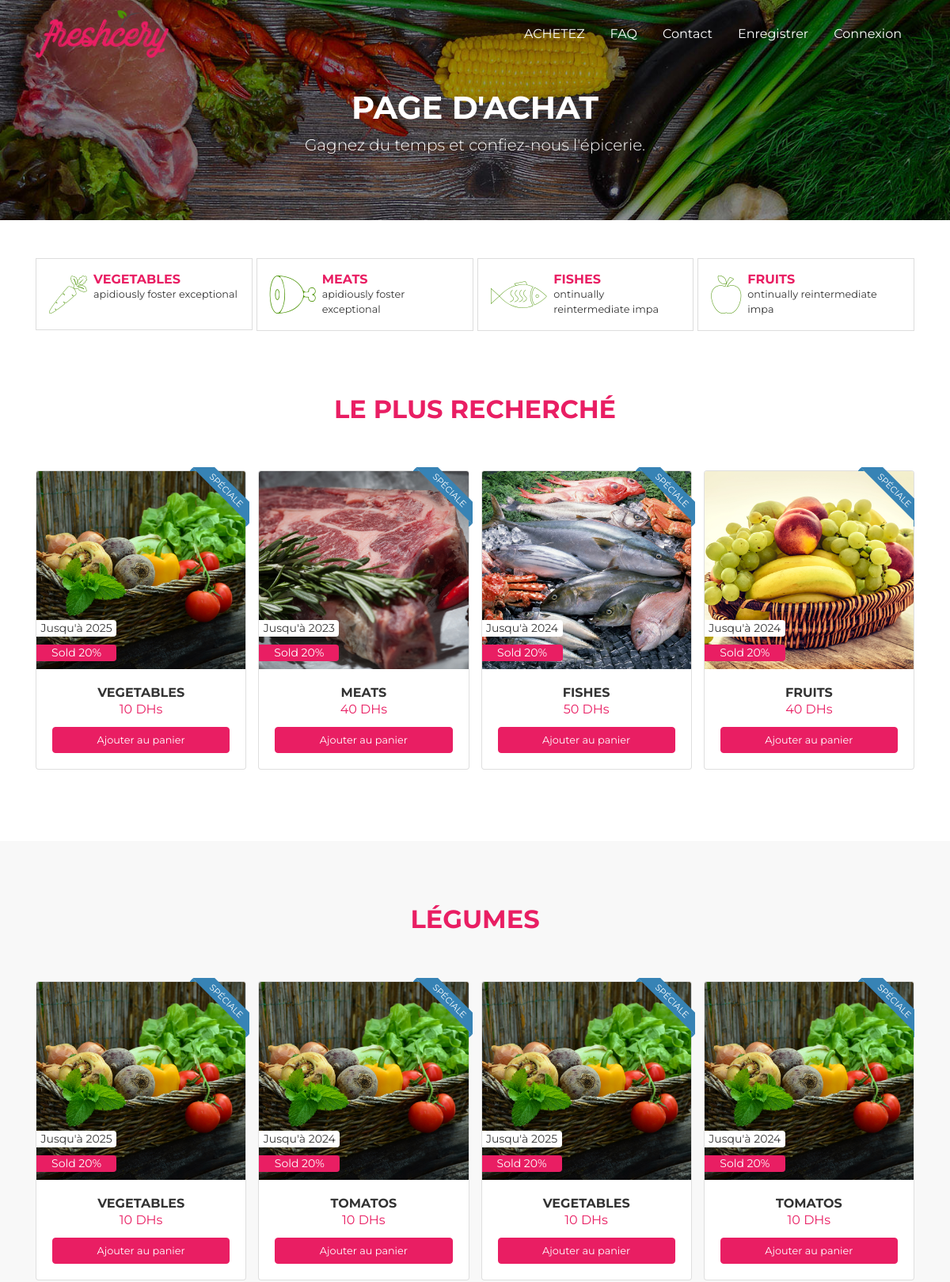
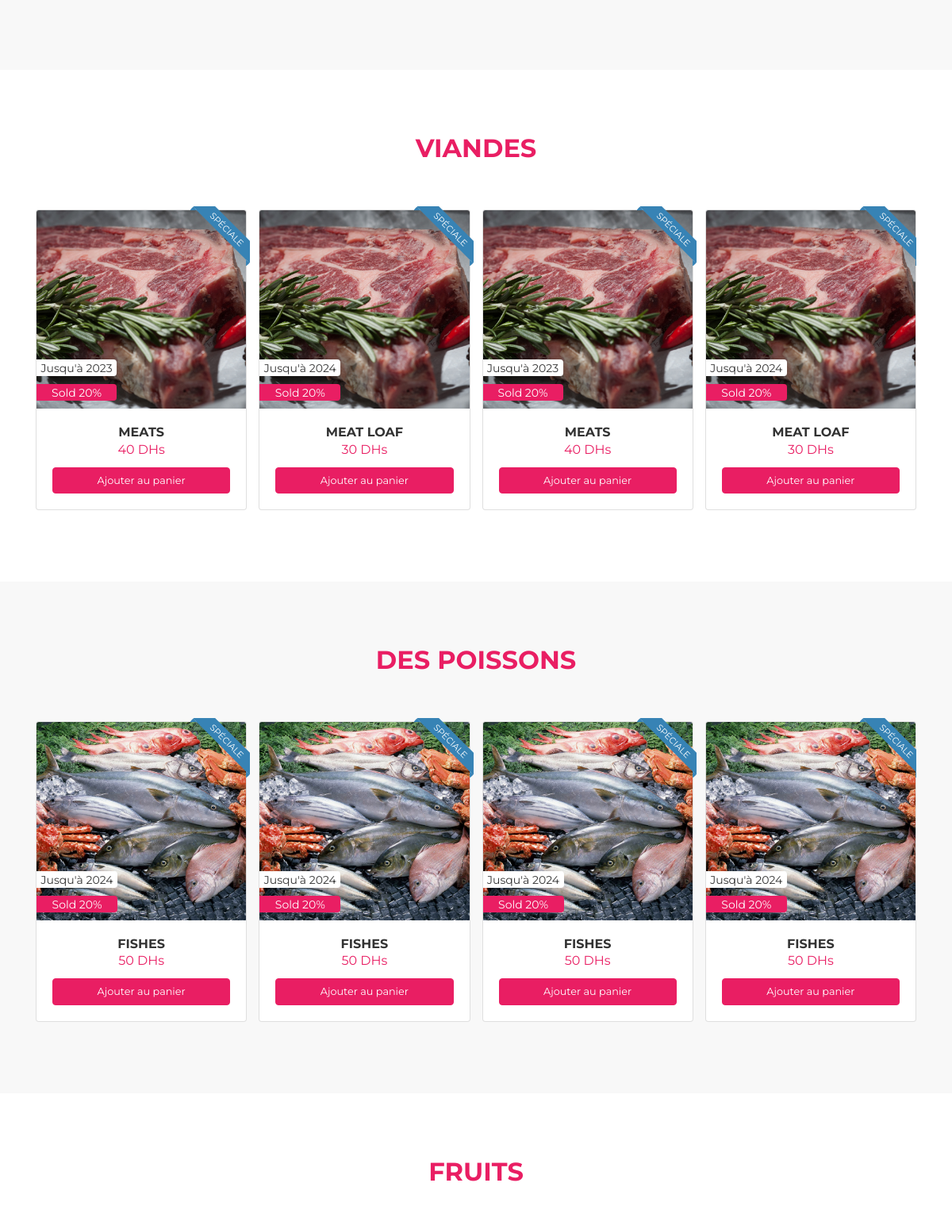
The page /shop.php (upper part) on the database its author committed (2 pictures, top to bottom).
### tables this page shows
CREATE TABLE `categories` (
  `id` int(3) NOT NULL,
  `name` varchar(200) NOT NULL,
  `image` varchar(200) NOT NULL,
  `icon` varchar(200) NOT NULL,
  `description` varchar(200) NOT NULL,
  `created_at` timestamp NOT NULL DEFAULT current_timestamp()
);

CREATE TABLE `products` (
  `id` int(3) NOT NULL,
  `title` varchar(200) NOT NULL,
  `description` text NOT NULL,
  `price` varchar(10) NOT NULL,
  `quantity` int(3) NOT NULL DEFAULT 1,
  `image` varchar(200) NOT NULL,
  `exp_date` varchar(200) NOT NULL,
  `category_id` int(3) NOT NULL,
  `status` int(1) NOT NULL DEFAULT 1,
  `created_at` timestamp NOT NULL DEFAULT current_timestamp()
);

### shop.php (the view, shortened to what this page needs)
<?php require "includes/header.php"; ?>
<?php require "config/config.php"; ?>
<?php
    $categories = $conn->query("SELECT * FROM categories");
    $categories->execute();
    $allCategories = $categories->fetchAll(PDO::FETCH_OBJ);
    $mostProducts = $conn->query("SELECT * FROM products WHERE status = 1");
    $mostProducts->execute();
    $allmostProducts = $mostProducts->fetchAll(PDO::FETCH_OBJ);
    $vigies = $conn->query("SELECT * FROM products WHERE status = 1 AND category_id = 1");
    $vigies->execute();
    $allVigies = $vigies->fetchAll(PDO::FETCH_OBJ);
     $meats = $conn->query("SELECT * FROM products WHERE status = 1 AND category_id = 2");
     $meats->execute();
     $allMeats = $meats->fetchAll(PDO::FETCH_OBJ);
    $fishes = $conn->query("SELECT * FROM products WHERE status = 1 AND category_id = 3");
    $fishes->execute();
    $allFishes = $fishes->fetchAll(PDO::FETCH_OBJ);
?>
    <div id="page-content" class="page-content">
        <div class="banner">
            <div class="jumbotron jumbotron-bg text-center rounded-0" style="background-image: url('assets/img/bg-header.jpg');">
                <div class="container">
                    <h1 class="pt-5">
                    Page d'achat
                    </h1>
                    <p class="lead">
                    Gagnez du temps et confiez-nous l'épicerie.
                    </p>
                </div>
            </div>
        </div>
        <div class="container">
            <div class="row">
                <div class="col-md-12">
                    <div class="shop-categories owl-carousel mt-5">
                        <?php foreach($allCategories as $category) : ?>
                            <div class="item">
                                <a href="shop.php">
                                    <div class="media d-flex align-items-center justify-content-center">
                                        <span class="d-flex mr-2"><i class="sb-<?php echo $category->icon; ?>"></i></span>
                                        <div class="media-body">
                                            <h5><?php echo $category->name; ?></h5>
                                            <p><?php echo substr($category->description, 1, 30); ?></p>
                                        </div>
                                    </div>
                                </a>
                            </div>
                        <?php endforeach; ?>
                    </div>
                </div>
            </div>
        </div>
        <section id="most-wanted">
            <div class="container">
                <div class="row">
                    <div class="col-md-12">
                        <h2 class="title">Le plus recherché</h2>
                        <div class="product-carousel owl-carousel">
                            <?php foreach($allmostProducts as $allmostProduct) : ?>
                                <div class="item">
                                    <div class="card card-product">
                                        <div class="card-ribbon">
                                            <div class="card-ribbon-container right">
                                                <span class="ribbon ribbon-primary">SPÉCIALE</span>
                                            </div>
                                        </div>
                                        <div class="card-badge">
                                            <div class="card-badge-container left">
                                                <span class="badge badge-default">
                                                    Jusqu'à <?php echo $allmostProduct->exp_date; ?>
                                                </span>
                                                <span class="badge badge-primary">
                                                    Sold 20%
                                                </span>
                                            </div>
                                            <img src="<?php echo IMGURLPRODUCT; ?>/<?php echo $allmostProduct->image; ?>" alt="Card image 2" class="card-img-top">
                                        </div>
                                        <div class="card-body">
                                            <h4 class="card-title">
                                                <a href="detail-product.html"><?php echo $allmostProduct->title; ?></a>
                                            </h4>
                                            <div class="card-price">
                                                <span class="reguler"><?php echo $allmostProduct->price; ?> DHs</span>
                                            </div>
                                            <a href="<?php echo APPURL; ?>/products/detail-product.php?id=<?php echo $allmostProduct->id; ?>" class="btn btn-block btn-primary">
                                            Ajouter au panier
                                            </a>
                                        </div>
                                    </div>
                                </div>
                            <?php endforeach; ?>
                        </div>
                    </div>
                </div>
            </div>
        </section>
        <section id="vegetables" class="gray-bg">
            <div class="container">
                <div class="row">
                    <div class="col-md-12">
                        <h2 class="title">Légumes</h2>
                        <div class="product-carousel owl-carousel">
                            <?php foreach($allVigies as $allvigi) : ?>
                                <div class="item">
                                    <div class="card card-product">
                                        <div class="card-ribbon">
                                            <div class="card-ribbon-container right">
                                                <span class="ribbon ribbon-primary">SPÉCIALE</span>
                                            </div>
                                        </div>
                                        <div class="card-badge">
                                            <div class="card-badge-container left">
                                                <span class="badge badge-default">
                                                    Jusqu'à <?php echo $allvigi->exp_date; ?>
                                                </span>
                                                <span class="badge badge-primary">
                                                    Sold 20%
                                                </span>
                                            </div>
                                            <img src="<?php echo IMGURLPRODUCT; ?>/<?php echo $allvigi->image; ?>" alt="Card image 2" class="card-img-top">
                                        </div>
                                        <div class="card-body">
                                            <h4 class="card-title">
                                                <a href="detail-product.html"><?php echo $allvigi->title; ?></a>
                                            </h4>
                                            <div class="card-price">
                                                <span class="reguler"><?php echo $allvigi->price; ?> DHs</span>
                                            </div>
                                            <a href="<?php echo APPURL; ?>/products/detail-product.php?id=<?php echo $allvigi->id; ?>" class="btn btn-block btn-primary">
                                                Ajouter au panier
                                            </a>
                                        </div>
                                    </div>
                                </div>
                            <?php endforeach; ?>
                        </div>
                    </div>
                </div>
            </div>
        </section>
        <section id="meats">
            <div class="container">
                <div class="row">
                    <div class="col-md-12">
                        <h2 class="title">Viandes</h2>
                        <div class="product-carousel owl-carousel">
                           <?php foreach($allMeats as $meat) : ?>
                            <div class="item">
                                <div class="card card-product">
                                    <div class="card-ribbon">
                                        <div class="card-ribbon-container right">
                                            <span class="ribbon ribbon-primary">SPÉCIALE</span>
                                        </div>
                                    </div>
                                    <div class="card-badge">
                                        <div class="card-badge-container left">
                                            <span class="badge badge-default">
                                                Jusqu'à <?php echo $meat->exp_date; ?>
                                            </span>
                                            <span class="badge badge-primary">
                                                Sold 20%
                                            </span>
                                        </div>
                                        <img src="<?php echo IMGURLPRODUCT; ?>/<?php echo $meat->image; ?>" alt="Card image 2" class="card-img-top">
                                    </div>
                                    <div class="card-body">
                                        <h4 class="card-title">
                                            <a href="detail-product.html"><?php echo $meat->title; ?></a>
                                        </h4>
                                        <div class="card-price">
                                            <span class="reguler"> <?php echo $meat->price; ?> DHs</span>
                                        </div>
                                        <a href="<?php echo APPURL; ?>/products/detail-product.php?id=<?php echo $meat->id; ?>" class="btn btn-block btn-primary">
                                            Ajouter au panier
                                        </a>
                                    </div>
                                </div>
                            </div>
                          <?php endforeach; ?>
                        </div>
                    </div>
                </div>
            </div>
        </section>
        <section id="fishes" class="gray-bg">
            <div class="container">
                <div class="row">
                    <div class="col-md-12">
                        <h2 class="title">Des poissons</h2>
                        <div class="product-carousel owl-carousel">
                            <?php foreach($allFishes as $fish) : ?>
                                <div class="item">
                                    <div class="card card-product">
                                        <div class="card-ribbon">
                                            <div class="card-ribbon-container right">
                                                <span class="ribbon ribbon-primary">SPÉCIALE</span>
                                            </div>
                                        </div>
                                        <div class="card-badge">
                                            <div class="card-badge-container left">
                                                <span class="badge badge-default">
                                                    Jusqu'à <?php echo $fish->exp_date; ?>
                                                </span>
                                                <span class="badge badge-primary">
                                                    Sold 20%
                                                </span>
                                            </div>
                                            <img src="<?php echo IMGURLPRODUCT; ?>/<?php echo $fish->image; ?>" alt="Card image 2"  class="card-img-top">
                                        </div>
                                        <div class="card-body">
                                            <h4 class="card-title">
                                                <a href="detail-product.html"><?php echo $fish->title; ?></a>
                                            </h4>
                                            <div class="card-price">
                                                <span class="reguler"><?php echo $fish->price; ?> DHs</span>
                                            </div>
                                            <a href="<?php echo APPURL; ?>/products/detail-product.php?id=<?php echo $fish->id; ?>" class="btn btn-block btn-primary">
                                                Ajouter au panier
                                            </a>
                                        </div>
                                    </div>
                                </div>
                            <?php endforeach; ?>
                        </div>
                    </div>
                </div>
            </div>
        </section>
        <section id="fruits">
            <div class="container">
                <div class="row">
                    <div class="col-md-12">
                        <h2 class="title">Fruits</h2>
                        <div class="product-carousel owl-carousel">
                        </div>
                    </div>
                </div>
            </div>
        </section>
    </div>
<?php require "includes/footer.php"; ?>

### rows shown on the page
categories: name "VEGETABLES", description "apidiously foster exceptional"
categories: name "MEATS", description "apidiously foster exceptional"
categories: name "FISHES", description "ontinually reintermediate impa"
categories: name "FRUITS", description "ontinually reintermediate impa"
products: exp_date "2025", image (picture), title "VEGETABLES", price "10"
products: exp_date "2023", image (picture), title "MEATS", price "40"
products: exp_date "2024", image (picture), title "FISHES", price "50"
products: exp_date "2024", image (picture), title "FRUITS", price "40"
products: exp_date "2024", image (picture), title "TOMATOS", price "10"
products: exp_date "2024", image (picture), title "MEAT LOAF", price "30"
